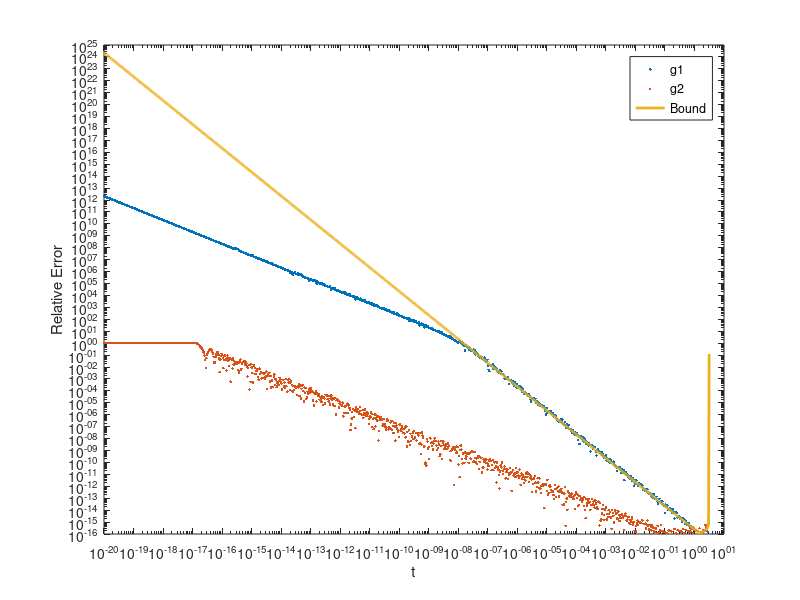

The MATLAB script that drew this image:
n = 2;
x = randn(n, 1);
x = x / norm(x) %x vector

v = randn(n, 1);
v = v - (x'*v)*x;
v = v / norm(v)%v vector

y = @(x,v,t) cos(t)*x + sin(t)*v; % define y vector

dist1 = @(x, y) real(acos(dot(x,y))); %define dist1
dist2 = @(x,y) 2 * real(asin(0.5 * sqrt(dot((x-y),(x-y))))); %define dist2

t = logspace(-20, pi, 1000); %create t vector

%define machine epsilon
e_mach = 1.11E-16;

%create g1 and g2 vectors 
g1 = [];
g2 = [];

bound = [];

for k = 1:1000   
g1(k) = abs(t(k) - dist1(x, y(x,v,t(k))))/t(k);
g2(k) = abs(t(k) - dist2(x, y(x,v,t(k))))/t(k);

bound(k) = e_mach * (1 + (2/abs(t(k) * tan(t(k)))));
end 

figure
loglog(t, g1, '.')
hold on
loglog(t, g2, '.')
loglog(t, bound, 'LineWidth', 2)
legend('g1', 'g2','Bound')
xlabel('t') 
ylabel('Relative Error') 
hold off
